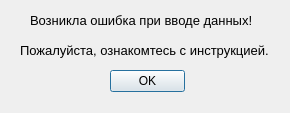
<?xml version="1.0" encoding="UTF-8"?>
<ui version="4.0">
 <class>Dialog</class>
 <widget class="QDialog" name="Dialog">
  <property name="geometry">
   <rect>
    <x>0</x>
    <y>0</y>
    <width>290</width>
    <height>113</height>
   </rect>
  </property>
  <property name="windowTitle">
   <string>Dialog</string>
  </property>
  <property name="layoutDirection">
   <enum>Qt::RightToLeft</enum>
  </property>
  <widget class="QDialogButtonBox" name="buttonBox">
   <property name="geometry">
    <rect>
     <x>110</x>
     <y>70</y>
     <width>75</width>
     <height>23</height>
    </rect>
   </property>
   <property name="contextMenuPolicy">
    <enum>Qt::NoContextMenu</enum>
   </property>
   <property name="layoutDirection">
    <enum>Qt::RightToLeft</enum>
   </property>
   <property name="autoFillBackground">
    <bool>false</bool>
   </property>
   <property name="orientation">
    <enum>Qt::Vertical</enum>
   </property>
   <property name="standardButtons">
    <set>QDialogButtonBox::Ok</set>
   </property>
  </widget>
  <widget class="QLabel" name="label">
   <property name="geometry">
    <rect>
     <x>30</x>
     <y>10</y>
     <width>231</width>
     <height>21</height>
    </rect>
   </property>
   <property name="font">
    <font>
     <pointsize>10</pointsize>
    </font>
   </property>
   <property name="text">
    <string>Возникла ошибка при вводе данных!</string>
   </property>
  </widget>
  <widget class="QLabel" name="label_2">
   <property name="geometry">
    <rect>
     <x>20</x>
     <y>40</y>
     <width>251</width>
     <height>21</height>
    </rect>
   </property>
   <property name="font">
    <font>
     <pointsize>10</pointsize>
    </font>
   </property>
   <property name="text">
    <string>Пожалуйста, ознакомтесь с инструкцией.</string>
   </property>
  </widget>
 </widget>
 <resources/>
 <connections>
  <connection>
   <sender>buttonBox</sender>
   <signal>accepted()</signal>
   <receiver>Dialog</receiver>
   <slot>accept()</slot>
   <hints>
    <hint type="sourcelabel">
     <x>248</x>
     <y>254</y>
    </hint>
    <hint type="destinationlabel">
     <x>157</x>
     <y>274</y>
    </hint>
   </hints>
  </connection>
  <connection>
   <sender>buttonBox</sender>
   <signal>rejected()</signal>
   <receiver>Dialog</receiver>
   <slot>reject()</slot>
   <hints>
    <hint type="sourcelabel">
     <x>316</x>
     <y>260</y>
    </hint>
    <hint type="destinationlabel">
     <x>286</x>
     <y>274</y>
    </hint>
   </hints>
  </connection>
 </connections>
</ui>
